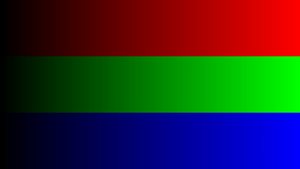
#> input picture tests/rgb.png, 300 x 169 px
$ python RGB_BGR_GBR_conv.py
#> lines starting #> are read from the running program, lines starting #| are printed output that depends on the picture
#!/usr/bin/env python3
"""
demonstrate RGB, BGR, etc. conversions using image from http://1zelda.com/tv/pics/rgb_test.jpg

reference:
https://www.scivision.dev/numpy-image-bgr-to-rgb/
"""
from pathlib import Path
import imageio
import matplotlib
from matplotlib.pyplot import figure, show

try:
    import cv2
except ImportError:
    cv2 = None

# %% 0. read test file
file = Path(__file__).parent / "tests/rgb.png"
rgb = imageio.imread(file)
#> rgb is the input picture: shape (169, 300, 3); mean R, G, B 42.5, 42.7, 42.5
# %% 1. show RGB, BGR, GBR in Matplotlib
print("Matplotlib version", matplotlib.__version__)
fg = figure(figsize=(15, 4))
ax = fg.subplots(1, 3, sharey=True)

ax[0].imshow(rgb, origin="upper")
ax[0].set_title("RGB")

bgr = rgb[..., ::-1]
ax[1].imshow(bgr, origin="upper")
ax[1].set_title("BGR")

gbr = rgb[..., [2, 0, 1]]
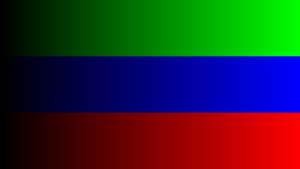
#> gbr: shape (169, 300, 3); mean R, G, B 42.5, 42.5, 42.7
ax[2].imshow(gbr, origin="upper")
ax[2].set_title("GBR")

fg.suptitle(f"Color order top to bottom.   {file}")
fg.tight_layout()
show()
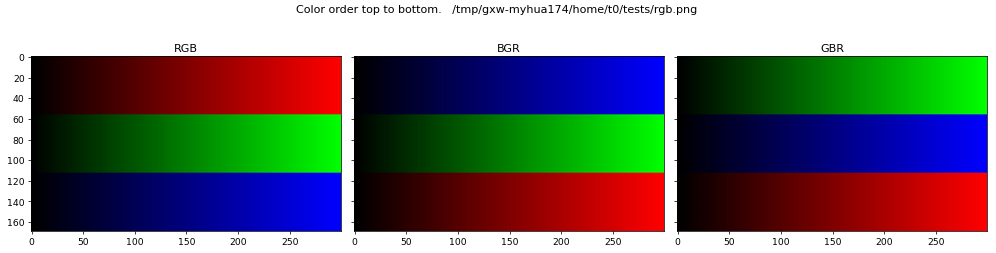
#> figure drawn by matplotlib, 3 panels; B, G, R data is drawn as R, G, B

# %% 2. show RGB, BGR, GBR in OpenCV HighGUI
if cv2 is None:
    raise SystemExit("OpenCV not available.")

print("RGB C contiguous image array?", rgb.flags["C_CONTIGUOUS"])
#| RGB C contiguous image array? True
print("BGR C contiguous image array?", bgr.flags["C_CONTIGUOUS"])
#| BGR C contiguous image array? False

print("OpenCV version", cv2.__version__)
cv2.imshow("RGB needs BGR array", bgr)
cv2.imshow("BGR needs RGB array", rgb)

cv2.waitKey(delay=0)
cv2.destroyAllWindows()
